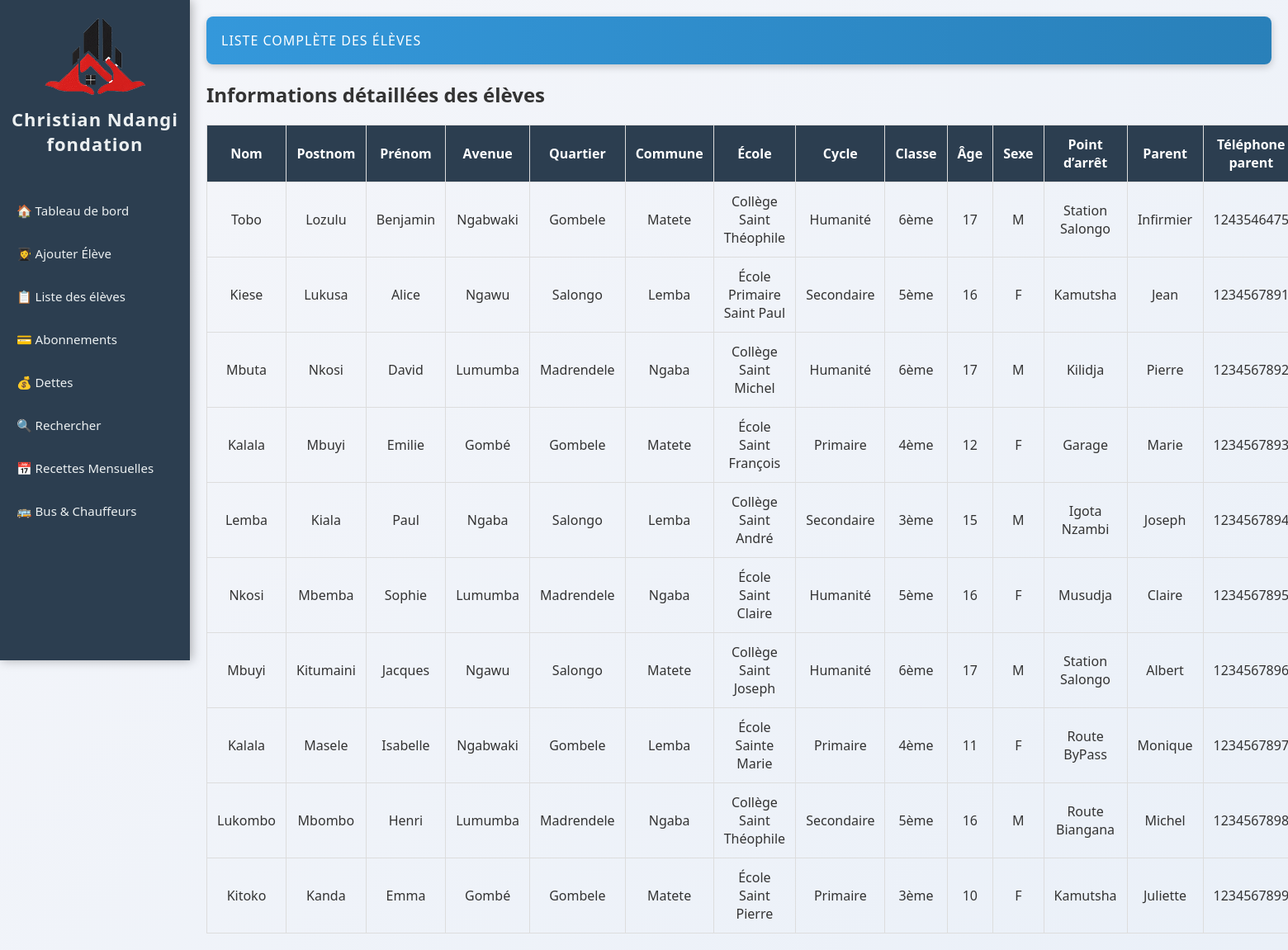
/.history/liste_eleves_20251112193234.php, run on an earlier commit of the app's database.
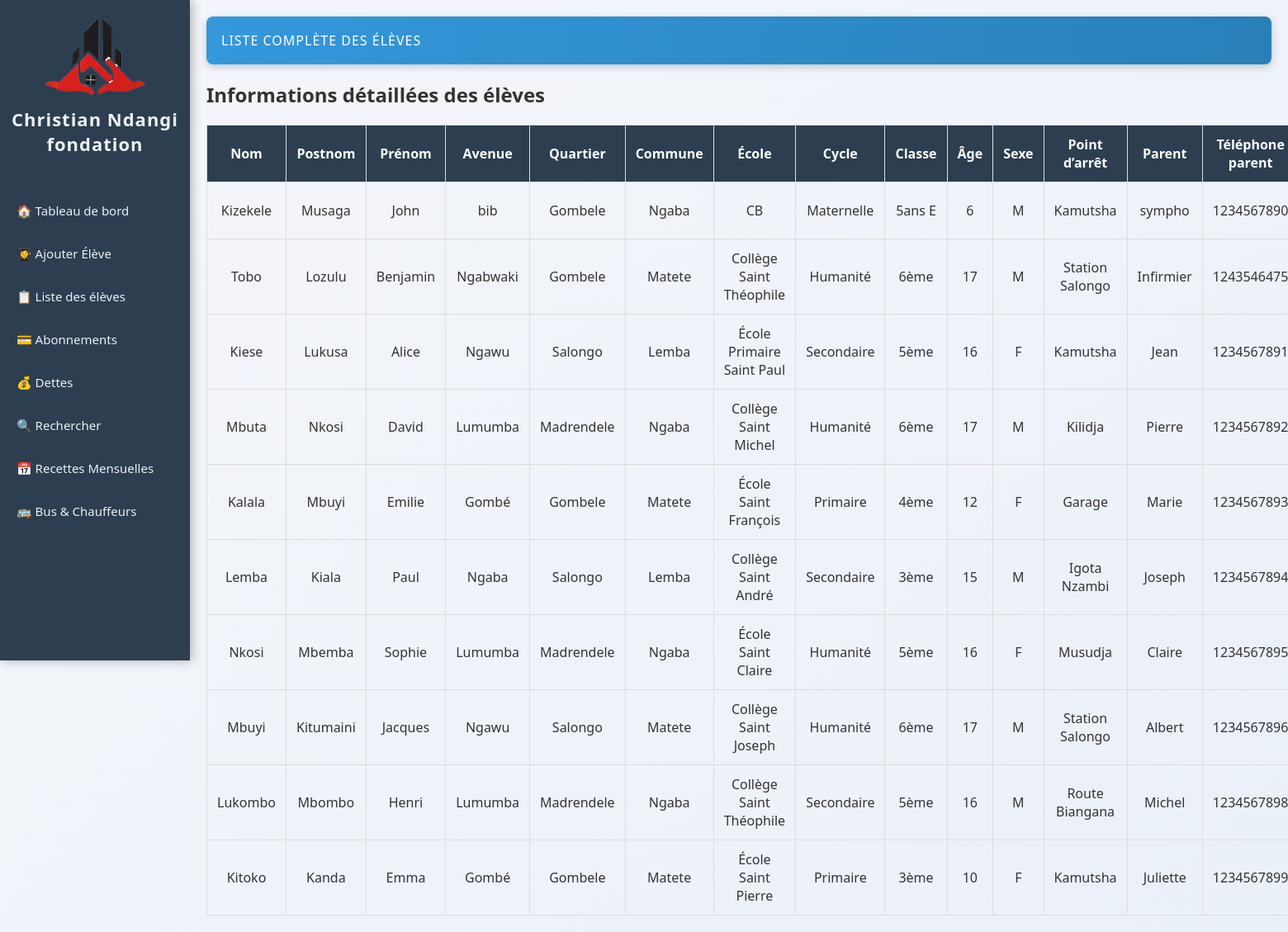
And on a later commit of the database.
### tables this page shows
CREATE TABLE `eleves` (
  `id` int(11) NOT NULL AUTO_INCREMENT,
  `nom` varchar(50) NOT NULL,
  `postnom` varchar(50) DEFAULT NULL,
  `prenom` varchar(50) NOT NULL,
  `avenue` varchar(100) DEFAULT NULL,
  `quartier` enum('Salongo','Gombele','Madrendele') DEFAULT NULL,
  `commune` enum('Lemba','Matete','Ngaba') DEFAULT NULL,
  `ecole` varchar(100) DEFAULT NULL,
  `cycle` enum('Maternelle','Primaire','Secondaire','Humanité') DEFAULT NULL,
  `classe` varchar(50) DEFAULT NULL,
  `age` int(11) DEFAULT NULL,
  `sexe` enum('M','F') DEFAULT NULL,
  `point_arret` enum('Kamutsha','Kilidja','Garage','Igota Nzambi','Musudja','Station Salongo','Route ByPass','Route Biangana') DEFAULT NULL,
  `parent_nom` varchar(100) DEFAULT NULL,
  `parent_tel` varchar(10) DEFAULT NULL,
  `date_ajout` datetime DEFAULT current_timestamp(),
  PRIMARY KEY (`id`)
);

### .history/liste_eleves_20251112193234.php (the view, shortened to what this page needs)
<?php
require 'db/database.php';
$stmt = $pdo->query("
    SELECT id, nom, postnom, prenom, avenue, quartier, commune, ecole, cycle, classe, age, sexe, point_arret, parent_nom, parent_tel
    FROM eleves
    ORDER BY date_ajout DESC
");
$eleves = $stmt->fetchAll(PDO::FETCH_ASSOC);
?>
<!DOCTYPE html>
<html lang="fr">
<head>
    <link rel="stylesheet" href="css/style.css">
</head>
<body>
    <?php include 'sidebar.php'; ?>
    <div class="main-content">
        <header>Liste complète des élèves</header>
        <h2>Informations détaillées des élèves</h2>
        <table>
            <tr>
                <th>Nom</th>
                <th>Postnom</th>
                <th>Prénom</th>
                <th>Avenue</th>
                <th>Quartier</th>
                <th>Commune</th>
                <th>École</th>
                <th>Cycle</th>
                <th>Classe</th>
                <th>Âge</th>
                <th>Sexe</th>
                <th>Point d’arrêt</th>
                <th>Parent</th>
                <th>Téléphone parent</th>
            </tr>
            <?php if (!empty($eleves)): ?>
                <?php foreach($eleves as $e): ?>
                <tr>
                    <td><?= htmlspecialchars($e['nom']) ?></td>
                    <td><?= htmlspecialchars($e['postnom']) ?></td>
                    <td><?= htmlspecialchars($e['prenom']) ?></td>
                    <td><?= htmlspecialchars($e['avenue']) ?></td>
                    <td><?= htmlspecialchars($e['quartier']) ?></td>
                    <td><?= htmlspecialchars($e['commune']) ?></td>
                    <td><?= htmlspecialchars($e['ecole']) ?></td>
                    <td><?= htmlspecialchars($e['cycle']) ?></td>
                    <td><?= htmlspecialchars($e['classe']) ?></td>
                    <td><?= htmlspecialchars($e['age']) ?></td>
                    <td><?= htmlspecialchars($e['sexe']) ?></td>
                    <td><?= htmlspecialchars($e['point_arret']) ?></td>
                    <td><?= htmlspecialchars($e['parent_nom']) ?></td>
                    <td><?= htmlspecialchars($e['parent_tel']) ?></td>
                </tr>
                <?php endforeach; ?>
            <?php else: ?>
                <tr><td colspan="15">Aucun élève enregistré pour le moment.</td></tr>
            <?php endif; ?>
        </table>
    </div>
</body>
</html>

What changed in the data, as far as the page shows it:
removed eleves: nom "Kalala", postnom "Masele", prenom "Isabelle", avenue "Ngabwaki", quartier "Gombele", commune "Lemba", ecole "École Sainte Marie", cycle "Primaire", classe "4ème", age "11", sexe "F", point_arret "Route ByPass", parent_nom "Monique", parent_tel "1234567897"
added eleves: nom "Kizekele", postnom "Musaga", prenom "John", avenue "bib", quartier "Gombele", commune "Ngaba", ecole "CB", cycle "Maternelle", classe "5ans E", age "6", sexe "M", point_arret "Kamutsha", parent_nom "sympho", parent_tel "1234567890"
